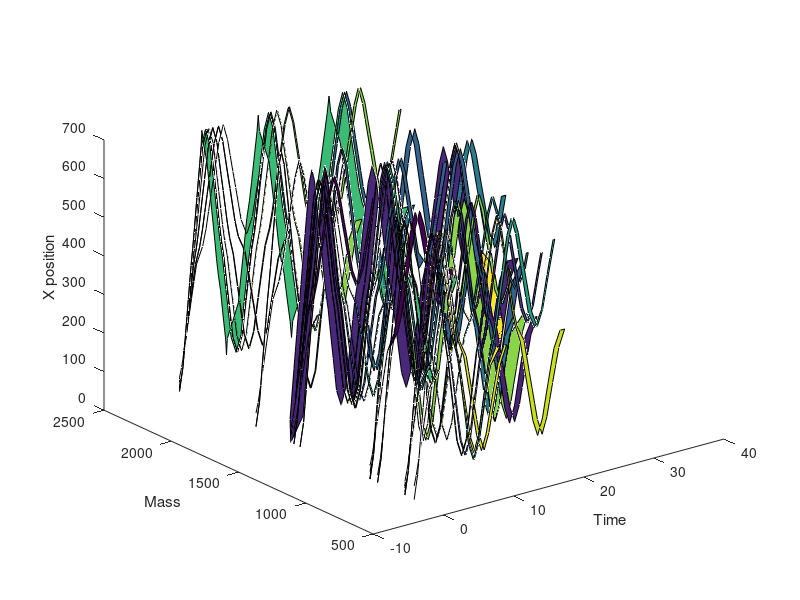

The MATLAB source for this figure:
%% Effect of Mass on X and Y using data from 04/12.
clear all;
load configurations_04_12_trimmed_v_and_a;
configs=configurations_04_12_trimmed_v_and_a;
mass=[configs.m];
sorted_mass=sort(mass);
minMass=min(mass);
maxMass=max(mass);
avMass=sorted_mass(round(length(sorted_mass)/2));

[~,min_ind]=find([configs.m]==minMass);
[~,max_ind]=find([configs.m]==maxMass);
[~,av_ind]=find([configs.m]==avMass);

values=[minMass,avMass,maxMass];

%% Effect of Rg on X and Y using data from 04/12.

clear all;
load configurations_04_12_trimmed_v_and_a;
configs=configurations_04_12_trimmed_v_and_a;
rg=[configs.r];
sorted_rg=sort(rg);
minRg=min(rg);
maxRg=max(rg);
avRg=sorted_rg(round(length(sorted_rg)/2));

[~,min_ind]=find([configs.r]==minRg);
[~,max_ind]=find([configs.r]==maxRg);
[~,av_ind]=find([configs.r]==avRg);

%% Effect of H on X and Y using data from 04/12.

clear all;
load configurations_04_12_trimmed_v_and_a;
configs=configurations_04_12_trimmed_v_and_a;
h=[configs.h];
sorted_h=sort(h);
minh=min(h);
maxh=max(h);
avh=sorted_h(round(length(sorted_h)/2));

[~,min_ind]=find([configs.h]==minh);
[~,max_ind]=find([configs.h]==maxh);
[~,av_ind]=find([configs.h]==avh);


%% Plotting
%{
close all;
min_config_parameter=getConfigParameter(configurations_04_12_trimmed_v_and_a(min_ind(1)));
av_config_parameter=getConfigParameter(configurations_04_12_trimmed_v_and_a(av_ind(1)));
max_config_parameter=getConfigParameter(configurations_04_12_trimmed_v_and_a(max_ind(1)));

plotAveragedConfigurationsPosition(configurations_04_12_trimmed_v_and_a,...
    [min_config_parameter,av_config_parameter,max_config_parameter],false);

%}
close all;
type='mass'; % Change this

t=cell(1,3);
x=cell(1,3);
y=cell(1,3);
vx=cell(1,3);
vy=cell(1,3);
ax=cell(1,3);
ay=cell(1,3);
terr=cell(1,3);
xerr=cell(1,3);
yerr=cell(1,3);
vxerr=cell(1,3);
vyerr=cell(1,3);
axerr=cell(1,3);
ayerr=cell(1,3);

colors={'r-','b-','p-'};
colors1={'r--','b--','p--'};

indices=[min_ind(1), av_ind(1), max_ind(1)];

for m=[1,2,3]
    t{m}=configs(indices(m)).t{1};
    terr{m}=configs(indices(m)).terr{1};
    x{m}=configs(indices(m)).x{1};
    xerr{m}=configs(indices(m)).xerr{1};
    y{m}=configs(indices(m)).y{1};
    yerr{m}=configs(indices(m)).yerr{1};
    vx{m}=configs(indices(m)).vx{1};
    vxerr{m}=configs(indices(m)).vx_err{1};
    vy{m}=configs(indices(m)).vy{1};
    vyerr{m}=configs(indices(m)).vy_err{1};
    ax{m}=configs(indices(m)).ax{1};
    axerr{m}=configs(indices(m)).ax_err{1};
    ay{m}=configs(indices(m)).ay{1};
    ayerr{m}=configs(indices(m)).ay_err{1};
end

saveFig=false;
baseText=['Effect of ' type ' on '];

        figure(1);
        hold on;
        for m=1:length(configs)
            %plot(t{m},x{m},colors1{m});
            %plot(t{m},x{m},colors{m});
            %plot(t{m}+terr{m},x{m},colors{m});
            %inBetween=[t{m}-terr{m}, fliplr(t{m}+terr{m})];
            %fill(inBetween,x2,colors{m});
            %errorbar(t{m},x{m},-xerr{m},xerr{m},-terr{m},terr{m},colors1{m});
            %X=[X t{m}];
            %Y=[Y x{m}];
            %Z=[values(m)*ones(size(x{m})) Z];
            %{
            X=repmat(t{m},length(x{m}),1);
            Y=repmat(x{m},length(x{m}),1);
            Z=values(m)*ones(size(X));
            surf(X,Z,Y);
            %}
            %{
            X=repmat(configs(m).t{1},length(configs(m).t{1}),1);
            Y=repmat(configs(m).x{1},length(configs(m).t{1}),1);
            Z=configs(m).m*ones(size(X));
            surf(X,Z,Y);
            
            %}
            terr=configs(m).terr{1};
            t=configs(m).t{1};
            mass=configs(m).m*ones(size(configs(m).t{1}));
            x=configs(m).x{1};
            %plot3(t,mass,x);
            inBetweenT=[t-terr, fliplr(t+terr)];
            inBetweenX=[x, fliplr(x)];
            inBetweenMass=[mass, fliplr(mass)];
            fill3(inBetweenT,inBetweenMass,inBetweenX,rand);
            xlabel('Time');
            ylabel('Mass');
            zlabel('X position');
        end
        %[Xprime,Yprime]=meshgrid(X,Y);
        %Zprime=repmat(Z,size(Xprime,1),1);
        %surf(Xprime,Yprime,Zprime);
        %{
        figure(2);
        hold on;
        for m=1:3
        errorbar(t{m},vx{m},-vxerr{m},vxerr{m},-terr{m},terr{m},colors{m});
        end
        figure(3);
        hold on;
        for m=1:3
        errorbar(t{m},ax{m},-axerr{m},axerr{m},-terr{m},terr{m},colors{m});
        end
        figure(4);
        hold on;
        for m=1:3
        errorbar(t{m},y{m},-yerr{m},yerr{m},-terr{m},terr{m},colors1{m});
        end
        figure(5);
        hold on;
        for m=1:3
        errorbar(t{m},vy{m},-vyerr{m},vyerr{m},-terr{m},terr{m},colors{m});
        end
        figure(6);
        hold on;
        for m=1:3
        errorbar(t{m},ay{m},-ayerr{m},ayerr{m},-terr{m},terr{m},colors{m});
        end
        legendText={['Lowest ' type], ...
            ['Closest to average ' type],...
            ['Largest ' type]};
        %}
        
    %{
    figure(1);
    titleText=[baseText 'X Position'];
    title(titleText);
    title(titleText);
    xlabel('Time (s)');
    ylabel('X position (cm)');
    legend(legendText,'Location','best');    
    set(gca,'FontSize',14);
    
    if saveFig
    
    saveas(gcf,...
        ['/Users/UmColin/Documents/SHARED/6Sp18/6ME107/Roll Car/Github/ME107/RollCarCode/Graphs/Comparison/' ...
        'COMPARISON_X_' type],'jpg');

    end
        %}
 %{
    
    figure(2);
    titleText=[baseText 'X Velocity'];
    title(titleText);
    xlabel('Time (s)');
    ylabel('v_x (X velocity (cm/s))');
    legend(legendText,'Location','best');    
    set(gca,'FontSize',14);
    
    if saveFig
    
    saveas(gcf,...
        ['/Users/UmColin/Documents/SHARED/6Sp18/6ME107/Roll Car/Github/ME107/RollCarCode/Graphs/Comparison/' ...
        'COMPARISON_VX_' type],'jpg');

    end
    
    figure(3);
    titleText=[baseText 'X Acceleration'];
    title(titleText);
    xlabel('Time (s)');
    ylabel('a_x (X acceleration (cm/s^2))');
    legend(legendText,'Location','best');    
    set(gca,'FontSize',14);
    
    if saveFig
    
    saveas(gcf,...
        ['/Users/UmColin/Documents/SHARED/6Sp18/6ME107/Roll Car/Github/ME107/RollCarCode/Graphs/Comparison/' ...
        'COMPARISON_AX_' type],'jpg');

    end
    
    figure(4);
    titleText=[baseText ' Y Position'];
    title(titleText);
    xlabel('Time (s)');
    ylabel('Y position (cm)');
    legend(legendText,'Location','best');
    set(gca,'FontSize',14);
    
    if saveFig
    
    saveas(gcf,...
        ['/Users/UmColin/Documents/SHARED/6Sp18/6ME107/Roll Car/Github/ME107/RollCarCode/Graphs/Comparison/' ...
        'COMPARISON_Y_' type],'jpg');
        
    end
    
    figure(5);
    titleText=[baseText ' Y Velocity'];
    title(titleText);
    xlabel('Time (s)');
    ylabel('v_y (Y velocity (cm/s))');
    legend(legendText,'Location','best');
    set(gca,'FontSize',14);
    
    if saveFig
    
    saveas(gcf,...
        ['/Users/UmColin/Documents/SHARED/6Sp18/6ME107/Roll Car/Github/ME107/RollCarCode/Graphs/Comparison/' ...
        'COMPARISON_VY_' type],'jpg');
        
    end
       
    figure(6);
    titleText=[baseText ' Y Acceleration'];
    title(titleText);
    xlabel('Time (s)');
    ylabel('a_y (Y acceleration (cm/s^2))');
    legend(legendText,'Location','best');
    set(gca,'FontSize',14);
    
    if saveFig
    
    saveas(gcf,...
        ['/Users/UmColin/Documents/SHARED/6Sp18/6ME107/Roll Car/Github/ME107/RollCarCode/Graphs/Comparison/' ...
        'COMPARISON_AY_' type],'jpg');
        
    end

%}